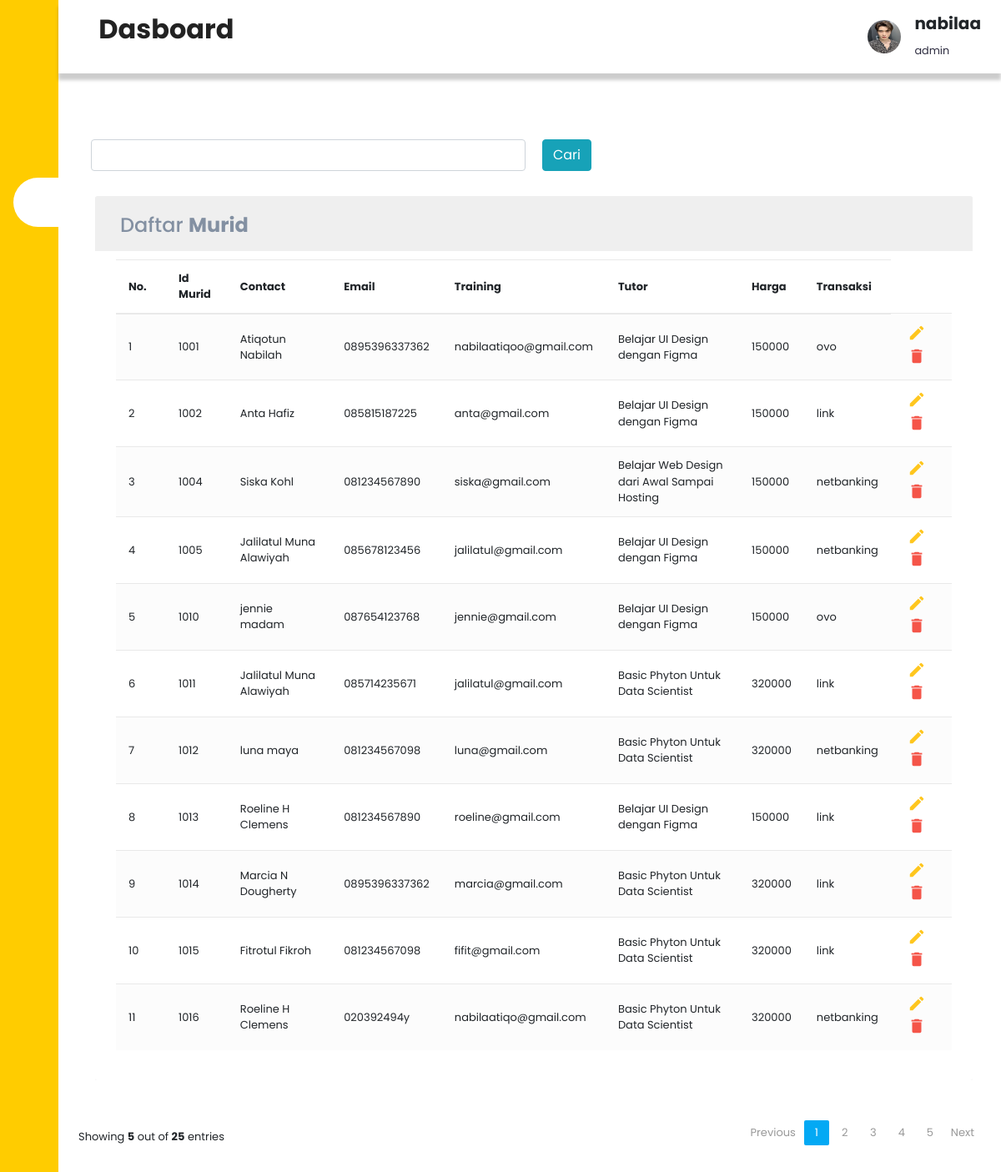
The app's page /murid.php?page=tampil_murid (signed in) with its own data.
### tables this page shows
CREATE TABLE `daftar_murid` (
  `id_murid` int(11) NOT NULL,
  `name` varchar(100) NOT NULL,
  `contact` varchar(100) NOT NULL,
  `email` varchar(100) NOT NULL,
  `judul` varchar(100) NOT NULL,
  `course_id` int(100) NOT NULL,
  `nama_tutor` varchar(100) NOT NULL,
  `tutor_id` int(50) NOT NULL,
  `tanggal` varchar(100) NOT NULL,
  `tanggal_end` varchar(100) NOT NULL,
  `harga` varchar(100) NOT NULL,
  `metodepay` varchar(100) NOT NULL
);

### murid.php (the view, shortened to what this page needs)
<?php
if (isset($_SESSION['id_user']) && isset($_SESSION['username'])) {
 ?>
<!DOCTYPE html>
<html lang="en">
<head>
    <link rel="stylesheet" href="https://maxst.icons8.com/vue-static/landings/line-awesome/line-awesome/1.3.0/css/line-awesome.min.css">
    <link rel="stylesheet" href="https://stackpath.bootstrapcdn.com/bootstrap/4.5.0/css/bootstrap.min.css">
    <link rel="stylesheet" href="https://maxcdn.bootstrapcdn.com/font-awesome/4.7.0/css/font-awesome.min.css">
    <link rel="stylesheet" href="assets/css/bootstrap.min.css">
    <link rel="stylesheet" type="text/css" href="yaaa.css">
</head>
<body>
    <div class="sidebar">
        <div class="sidebar-brand">
            <h2><span class="lab la-accusoft" style="color: #fff;"></span> <span style="color: #fff; font-size: 25px;"><b>PRITECH</b></span></h1>
        </div>
    <div class="sidebar-menu">
    <ul>
        <li>
            <a href="mainindex.php"><span class="las la-igloo"></span><span>Dasboard</span></a>
        </li>
        <li>
            <a href="account.php" ><span class="las la-user-circle"></span><span>Account</span></a>
        </li>
        <li>
            <a href="murid.php" class="active"><span class="las la-clipboard-list"></span><span>Daftar Murid</span></a>
        </li>
        <li>
            <a href="draftutor.php" ><span class="las la-users"></span><span>Tutor</span></a>
        </li>
        <li>
            <a href="kursus.php"><span class="las la-user"></span><span>Course</span></a>
        </li>
        <li>
            <a href="logout.php"><span class="las la-user"></span><span>Logout</span></a>
        </li>
    </ul>
    </div>
    </div>
    <div class="main-content">
        <header>
            <h2>
            <label for="nav-toggle">
            <span class="las la-bars"></span>
            </label> <span style="font-size: 28;"><b>Dasboard</b></span>
            </h2>
            <div class="user-wrapper">
                <img src="assets/images/jaehyun.jpg" width="40px" height="40px" alt="">
                <div>
                <h5><b><?php echo $_SESSION['username'];?></b></h5>
                <small>admin</small>
                </div>
            </div>
        </header>
     <main>
     <div class="container-xl" style="margin-left: 0;">
    <form action="<?php echo $_SERVER["PHP_SELF"];?>" method="post">
        <div class="form-group">
        <tr>
        <td>
        <?php
        $id_murid="";
        ?>
        <input type="text" name="id_murid" value="<?php echo $id_murid;?>" class="form-control"  required/>
        </td>
        <td>
        <input type="submit" class="btn btn-info" value="Cari">
        </td>
        </tr>
        </div>
    <div class="table-responsive">
        <div class="table-wrapper">
            <div class="table-title">
                <div class="row">
                    <div class="col-sm-6">
                        <h2>Daftar <b>Murid</b></h2>
                    </div>
                </div>
            </div>
            <table class="table table-striped table-hover">
                <thead>
                    <tr>
                        <th>No.</th>
                        <th>Id Murid</th>
                        <th>Contact</th>
                        <th>Email</th>
                        <th>Training</th>
                        <th>Tutor</th>
                        <th>Harga</th>
                        <th>Transaksi</th>
                    </tr>
                </thead>
                <tbody>
        <?php
        include "koneksi.php";
        if (isset($_POST['id_murid'])) {
            $id_murid=trim($_POST['id_murid']);
            $sql="SELECT * FROM daftar_murid WHERE id_murid LIKE '%".$id_murid."%' or name like '%".$id_murid."%' or contact like '%".$id_murid."%' or email like '%".$id_murid."%' or judul like '%".$id_murid."%' or nama_tutor like '%".$id_murid."%'  or metodepay like '%".$id_murid."%' ORDER BY id_murid asc";
        }else {
            $sql="SELECT * FROM daftar_murid ORDER BY id_murid asc";
        }
        $hasil=mysqli_query($koneksi,$sql);
        $no=0;
        while ($data = mysqli_fetch_array($hasil)) {
            $no++;
            ?>
                <tr>
                    <td><?php echo $no; ?></td>
                    <td><?php echo $data['id_murid']; ?></td>
                    <td><?php echo $data['name']; ?></td>
                    <td><?php echo $data['contact']; ?></td>
                    <td><?php echo $data['email'] ; ?></td>
                    <td><?php echo $data['judul'] ; ?></td>
                    <td><?php echo $data['harga'] ; ?></td>
                    <td><?php echo $data['metodepay'] ; ?></td>
                    <td>
                        <a href="updatemurid.php?id_murid=<?php echo $data['id_murid']; ?>" class="edit" data-toggle="modal"><i class="material-icons" data-toggle="tooltip" title="Edit">&#xE254;</i></a>
                        <a href="delmurid.php?id_murid=<?php echo $data['id_murid']; ?>" class="delete" onclick="return confirm(\'Yakin ingin menghapus data ini?\')" data-toggle="modal"><i class="material-icons" data-toggle="tooltip" title="Delete">&#xE872;</i></a>
                    </td>
                    </tr>
        <?php
        }
        ?>
                </tbody>
            </table>
        </div>
    </div>
</form>
</div>
            <div class="clearfix">
                <div class="hint-text">Showing <b>5</b> out of <b>25</b> entries</div>
                <ul class="pagination">
                    <li class="page-item disabled"><a href="#">Previous</a></li>
                    <li class="page-item active"><a href="#" class="page-link">1</a></li>
                    <li class="page-item"><a href="#" class="page-link">2</a></li>
                    <li class="page-item "><a href="#" class="page-link">3</a></li>
                    <li class="page-item"><a href="#" class="page-link">4</a></li>
                    <li class="page-item"><a href="#" class="page-link">5</a></li>
                    <li class="page-item"><a href="#" class="page-link">Next</a></li>
                </ul>
            </div>
        </div>
</body>
</html>
<?php
}
?>

### yaaa.css (style rules this page uses)
:root { --main-color:#FFCC00; --color-dark:#2F2E41; --text-grey:#8390A2; }
* { padding: 0; margin: 0; box-sizing: border-box; list-style-type: none; text-decoration: none; font-family: 'Poppins', sans-serif; }
.sidebar { width: 260px; position: fixed; left: 0; top: 0; height: 100%; background: var(--main-color); z-index: 100; transition: width 300ms; }
.sidebar-brand { height: 90px; padding: 1rem 0rem 1rem 2rem; color: var(--color-dark); }
.sidebar-menu { margin-top: 1rem; }
.sidebar-menu li { width: 100%; margin-bottom: 1.7rem; padding-left: 1rem; }
.sidebar-menu a { padding-left: 1rem; display: block; color: #fff; font-size: 1.1rem; }
.sidebar-menu a.active { background: #fff; padding-top: 1rem; padding-bottom: 1rem; color: var(--main-color); border-radius: 30px 0px 0px 30px; }
.sidebar-menu a span:first-child { font-size: 1..5rem; padding-right: 1rem; }
.main-content { transition: margin-left 300ms; margin-left: 260px; }
header { display: flex; z-index:9999; justify-content: space-between; padding: 1rem 1.5rem; background-color: #fff; box-shadow: 0px 8px 4px 0px rgba(0,0,0,0.2); position: fixed; left: 260px; width: calc(100% - 260px); top: 0; transition: left 300ms; }
header h2 { color: #222; }
header label span { font-size: 1.7rem; padding-right: 1rem; }
.user-wrapper { display: flex; align-items: center; }
.user-wrapper img { border-radius: 50%; margin-right: 1rem; }
.user-wrapper small { display: inline-block; color: var(--color-dark); }
main { margin-top: 85px; padding: 2rem 1.5rem; min-height: calc(100vh - 90px); }
.container-xl { color: #566787; font-family: 'Varela Round', sans-serif; font-size: 13px; margin-left: 250px; margin-top: 50px; margin-bottom: 3rem; }
.form-group { margin-top: 10px; column-width: 200px; display: flex; width: 600px; grid-gap: 20px; }
.table-responsive { margin: 30px 0; margin-left: 5px; }
.table-wrapper { background: #fff; padding: 20px 25px; border-radius: 3px; min-width: 1000px; box-shadow: 0 1px 1px rgba(0,0,0,.05); left: 0; }
.table-title { padding-bottom: 15px; background: #efefef; color: var(--text-grey); padding: 16px 30px; min-width: 100%; margin: -20px -25px 10px; border-radius: 3px 3px 0 0; }
.table-title h2 { margin: 5px 0 0; font-size: 24px; }
table.table tr th, table.table tr td { border-color: #e9e9e9; padding: 12px 15px; vertical-align: middle; }
table.table tr th:first-child { width: 60px; }
table.table tr th:last-child { width: 100px; }
table.table-striped tbody tr:nth-of-type(odd) { background-color: #fcfcfc; }
table.table td:last-child i { opacity: 0.9; font-size: 22px; margin: 0 5px; }
table.table td a { font-weight: bold; color: #566787; display: inline-block; text-decoration: none; outline: none !important; }
table.table td a.edit { color: #FFC107; }
table.table td a.delete { color: #F44336; }
table.table td i { font-size: 19px; }
.pagination { float: right; margin: 0 0 5px; }
.pagination li a { border: none; font-size: 13px; min-width: 30px; min-height: 30px; color: #999; margin: 0 2px; line-height: 30px; border-radius: 2px !important; text-align: center; padding: 0 6px; }
.pagination li.active a, .pagination li.active a.page-link { background: #03A9F4; }
.hint-text { float: left; margin-top: 10px; font-size: 13px; }
@media only screen and (max-width: 1200px) { .sidebar { width: 70px; } }
@media only screen and (max-width: 1200px) { .sidebar .sidebar-brand, .sidebar li { padding-left: 1rem; text-align: center; } }
@media only screen and (max-width: 1200px) { .sidebar li a { padding-left: 0rem; } }
@media only screen and (max-width: 1200px) { .main-content { margin-left: 70px; } }
@media only screen and (max-width: 1200px) { .main-content header { width: calc(100% - 70px); left: 70px; } }

### records on screen
daftar_murid: id_murid "1001", name "Atiqotun Nabilah", contact "0895396337362", email "nabilaatiqoo@gmail.com", judul "Belajar UI Design dengan Figma", harga "150000", metodepay "ovo"
daftar_murid: id_murid "1002", name "Anta Hafiz", contact "085815187225", email "anta@gmail.com", judul "Belajar UI Design dengan Figma", harga "150000", metodepay "link"
daftar_murid: id_murid "1004", name "Siska Kohl", contact "081234567890", email "siska@gmail.com", judul "Belajar Web Design dari Awal Sampai Hosting", harga "150000", metodepay "netbanking"
daftar_murid: id_murid "1005", name "Jalilatul Muna Alawiyah", contact "085678123456", email "jalilatul@gmail.com", judul "Belajar UI Design dengan Figma", harga "150000", metodepay "netbanking"
daftar_murid: id_murid "1010", name "jennie madam", contact "087654123768", email "jennie@gmail.com", judul "Belajar UI Design dengan Figma", harga "150000", metodepay "ovo"
daftar_murid: id_murid "1011", name "Jalilatul Muna Alawiyah", contact "085714235671", email "jalilatul@gmail.com", judul "Basic Phyton Untuk Data Scientist", harga "320000", metodepay "link"
daftar_murid: id_murid "1012", name "luna maya", contact "081234567098", email "luna@gmail.com", judul "Basic Phyton Untuk Data Scientist", harga "320000", metodepay "netbanking"
daftar_murid: id_murid "1013", name "Roeline H Clemens", contact "081234567890", email "roeline@gmail.com", judul "Belajar UI Design dengan Figma", harga "150000", metodepay "link"
daftar_murid: id_murid "1014", name "Marcia N Dougherty", contact "0895396337362", email "marcia@gmail.com", judul "Basic Phyton Untuk Data Scientist", harga "320000", metodepay "link"
daftar_murid: id_murid "1015", name "Fitrotul Fikroh", contact "081234567098", email "fifit@gmail.com", judul "Basic Phyton Untuk Data Scientist", harga "320000", metodepay "link"
daftar_murid: id_murid "1016", name "Roeline H Clemens", contact "020392494y", email "nabilaatiqo@gmail.com", judul "Basic Phyton Untuk Data Scientist", harga "320000", metodepay "netbanking"

### other values on screen
$_SESSION['username'] "nabilaa"
